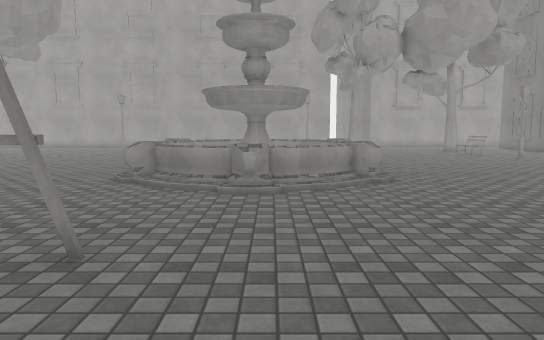
View 1 (above)

17 first-person views from a walk through a 3-D level made in the Unity game engine. The camera is 1.3 m above the floor, tilts 6° down and sees 70° across. The floor is counted in squares, 1 m on a side. Each view is taken from the middle of a square. On the plan, view 1 faces up. The plan holds only what a view shows up to about 16 squares ahead; the rest is blank. The place goes on beyond the plan. The player is left out. Surface patterns are stand-ins for the level's own textures.

View 2
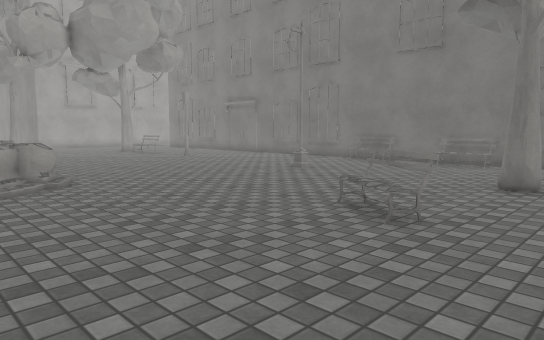

View 3
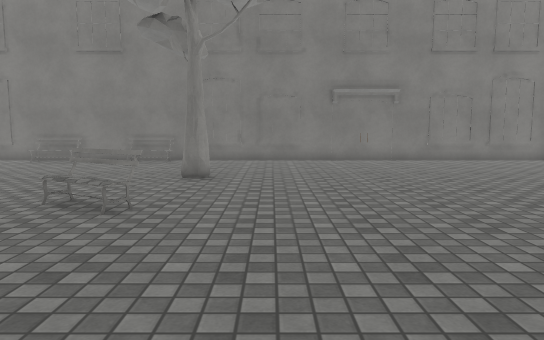

View 4
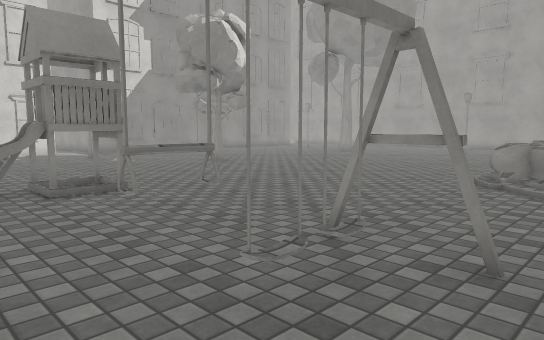

View 5
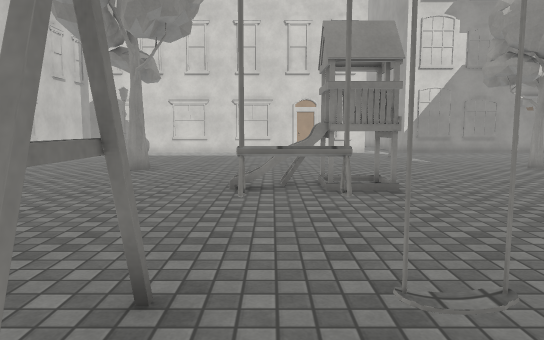

View 6
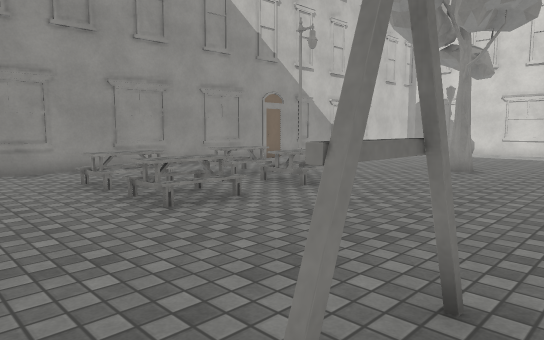

View 7
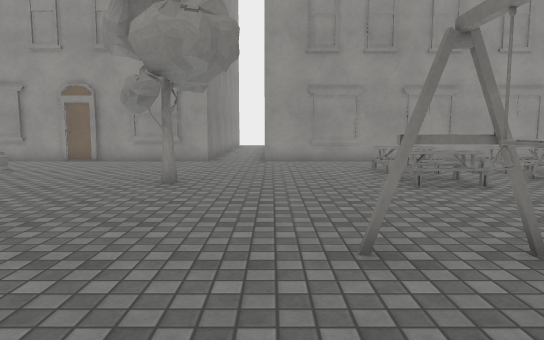

View 8
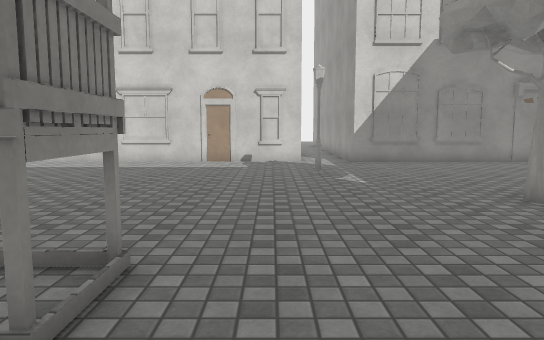

View 9
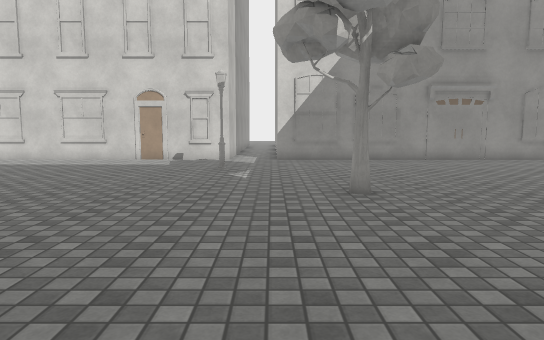

View 10
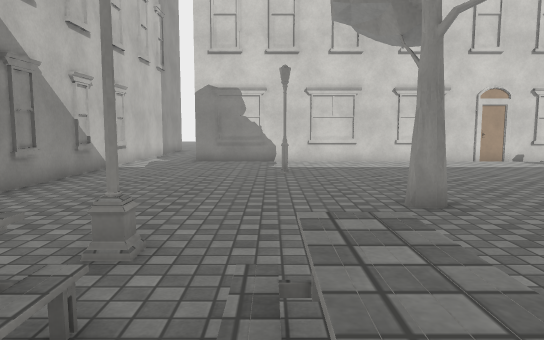

View 11
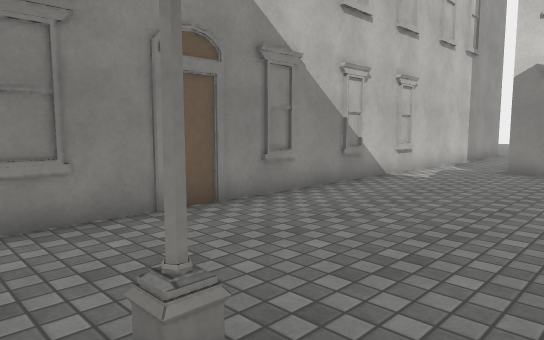

View 12
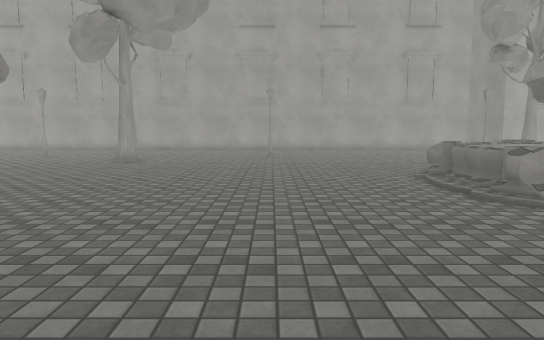

View 13
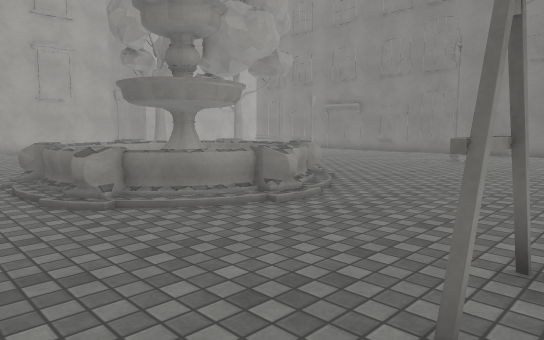

View 14
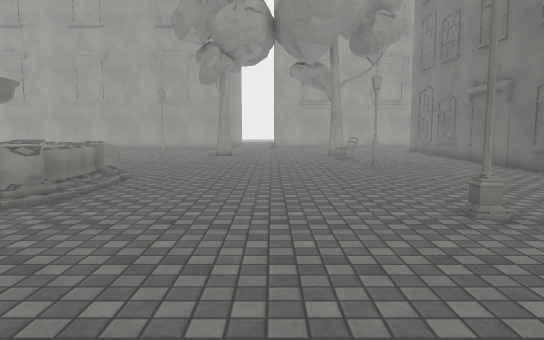

View 15
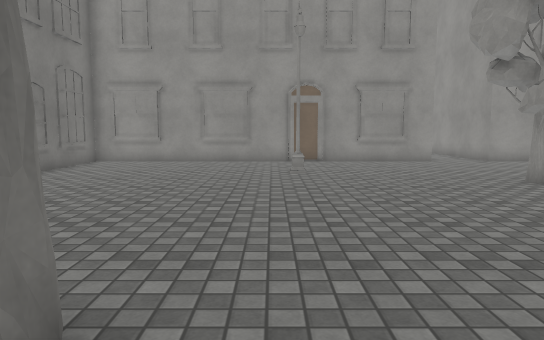

View 16
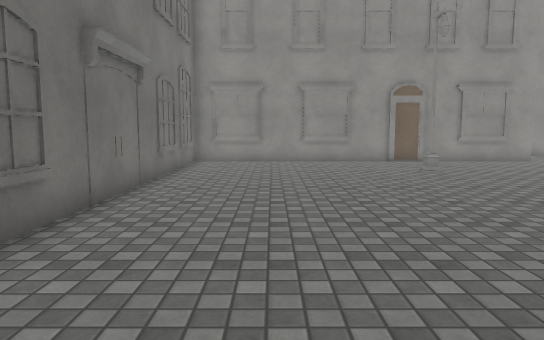

View 17
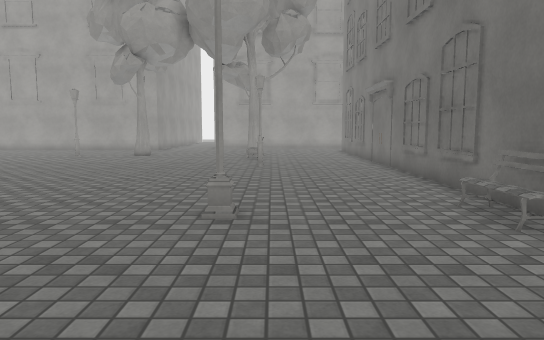

### Floor plan
Key: @ floor where view 1 was taken; # wall or solid block; . floor; / step, stairs or slope; F fountain; B bench; T tree; U building; O other object.
Columns run from 27 left of view 1 to 15 right of it. Each row starts with its distance up from view 1.
 19      U  .....T............  ..............#
 18     U.....................  ..............#
 17      U....................  ..........#...#
 16      U...................    .............#
 15      U..................  FF  ............#
 14     U..................FFFFFFFF...........#
 13      U................./F    FF...........#
 12      U.................FF FF FF...........#
 11     U................../F FF FF...........#
 10      U.......T.........FF   FFF...........#
  9      U..................FFFFF/.......#....#
  8     U.....................FF/.............B
  7     ......................................#
  6     #...#.................................#
  5     U.....................................#
  4     U............OO.....OO................B
  3     U............OO..............B........#
  2     U............OO.....O.......B...TT....#
  1     U............O......O.................#
  0     U...................OO.@..............#
 -1     U.....................................#
 -2     U.....................................#
 -3     U........TT...........................#
 -4     U........T............................#
 -5     U................///....TT............#
 -6     U...#.........OO.OO/..................#
 -7     U................///..................#
 -8     U...........#.O .OO/..........#.......#
 -9     #.....................................#
-10 ................. ........................#
-11 ................. ..  ....................#
-12 ###########################..UUUUUUUUUUUUUU

Where each view was taken, in squares from view 1:
view 1: 0 up, 0 right, facing up
view 2: 0 up, 0 right, facing up-right
view 3: 0 up, 1 left, facing right
view 4: 0 up, 1 left, facing up-left
view 5: 1 up, 1 left, facing left
view 6: 1 up, 1 left, facing down-left
view 7: 4 up, 1 left, facing down
view 8: 5 up, 7 left, facing left
view 9: 8 up, 6 left, facing left
view 10: 6 down, 7 left, facing left
view 11: 6 down, 10 left, facing down-left
view 12: 3 up, 8 left, facing up
view 13: 3 up, 6 left, facing up-right
view 14: 3 up, 7 right, facing up
view 15: 4 up, 8 right, facing down
view 16: 4 up, 12 right, facing down
view 17: 3 up, 11 right, facing up
